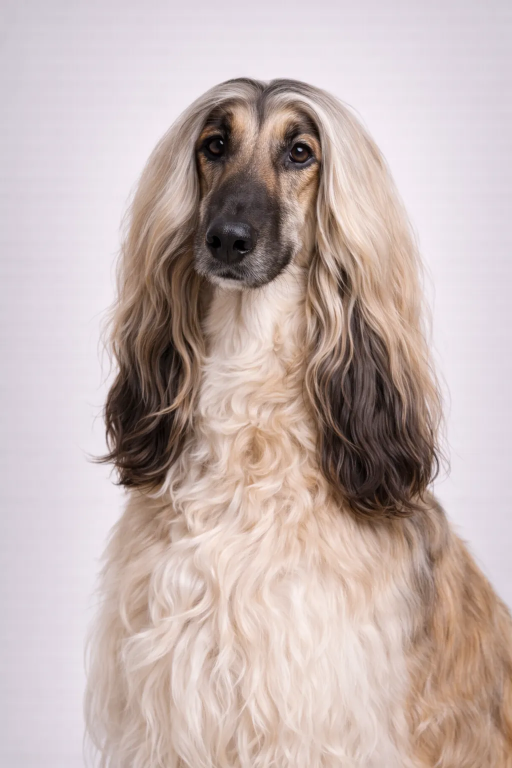
#> input picture images/breeds/afghan-hound.webp, 1024 x 1536 px, found by its file name (shown at 1/2 size); its folder holds only this picture in this run
$ python crop_heads.py
#> lines starting #> are read from the running program, lines starting #| are printed output that depends on the picture
#!/usr/bin/env python3
"""Crop breed images to head shots (top-center square crop)"""

from PIL import Image
import os

INPUT_DIR = os.path.join(os.path.dirname(os.path.abspath(__file__)), "../../dog-breed-guide/images/breeds")
OUTPUT_DIR = os.path.join(os.path.dirname(os.path.abspath(__file__)), "../../dog-breed-guide/images/heads")

os.makedirs(OUTPUT_DIR, exist_ok=True)

count = 0
for img_file in sorted(os.listdir(INPUT_DIR)):
    if not img_file.endswith(('.webp', '.png', '.jpg', '.jpeg')):
        continue

    img_path = os.path.join(INPUT_DIR, img_file)
    img = Image.open(img_path)
#> img is the input picture: PIL image 1024x1536 RGB; mean R, G, B 196.4, 179.8, 176.6
    w, h = img.size
#> w = 1024; h = 1536

    # Square crop from top-center (captures head)
    # Use 70% of width as the crop size, focused on top
    size = int(min(w, h * 0.75))
#> size = 1024
    left = (w - size) // 2
#> left = 0
    top = 0

    img_cropped = img.crop((left, top, left + size, top + size))
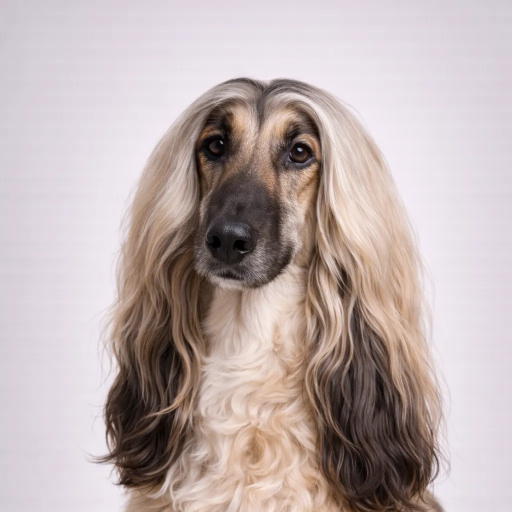
#> img_cropped: PIL image 1024x1024 RGB (shown at 1/2 size); mean R, G, B 189.3, 174.9, 174.1

    # Resize to consistent 400x400
    img_cropped = img_cropped.resize((400, 400), Image.LANCZOS)
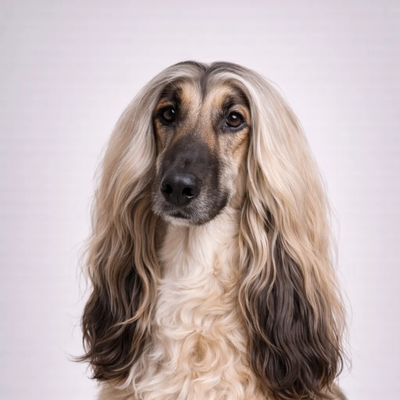
#> img_cropped: PIL image 400x400 RGB; mean R, G, B 189.3, 174.9, 174.1

    # Save as webp for consistency
    base_name = os.path.splitext(img_file)[0]
    output_path = os.path.join(OUTPUT_DIR, f"{base_name}.webp")
    img_cropped.save(output_path, 'WEBP', quality=85)
    print(f"✓ {base_name}.webp")
    count += 1

print(f"\nDone! Cropped {count} images to {OUTPUT_DIR}/")

$ run again, on images/breeds/american-eskimo-dog.webp
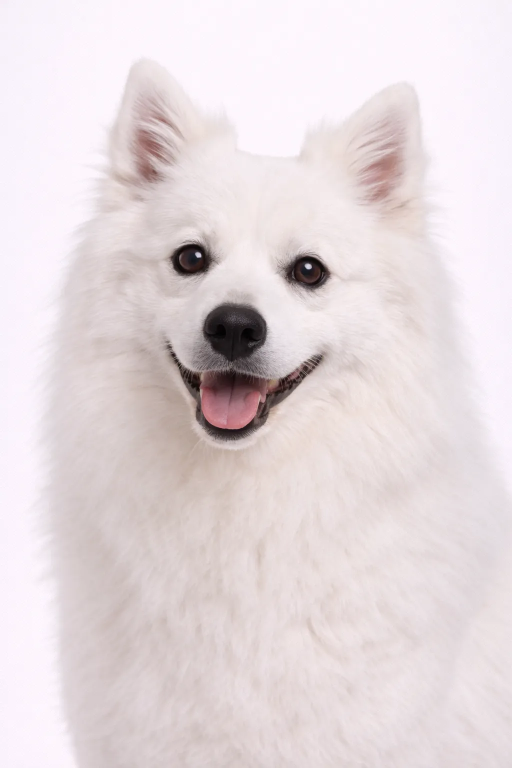
#> input picture images/breeds/american-eskimo-dog.webp, 1024 x 1536 px, found by its file name (shown at 1/2 size)
#> img is the input picture: PIL image 1024x1536 RGB; mean R, G, B 228, 217.4, 219.9
#> `img_cropped = img.crop((left, top, left + size, top + size))`:
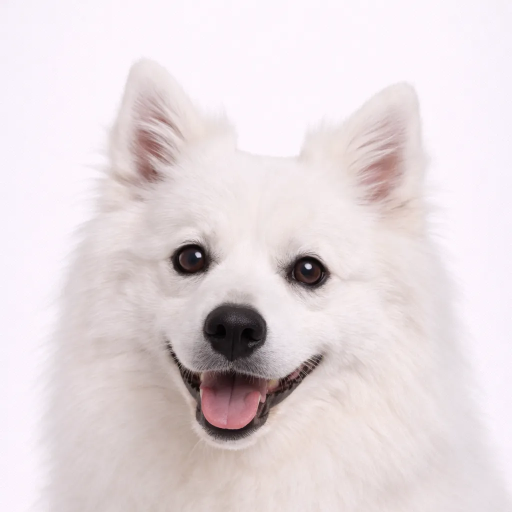
#> img_cropped: PIL image 1024x1024 RGB (shown at 1/2 size); mean R, G, B 228.2, 217.8, 220.7
#> `img_cropped = img_cropped.resize((400, 400), Image.LANCZOS)`:
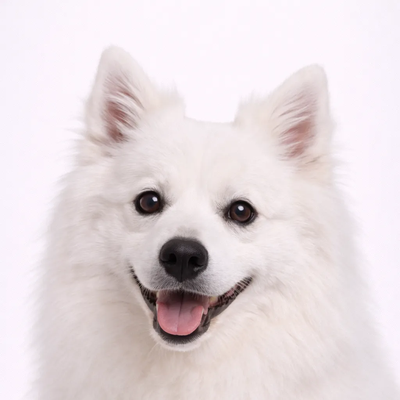
#> img_cropped: PIL image 400x400 RGB; mean R, G, B 228.2, 217.8, 220.7

$ run again, on images/breeds/american-water-spaniel.webp
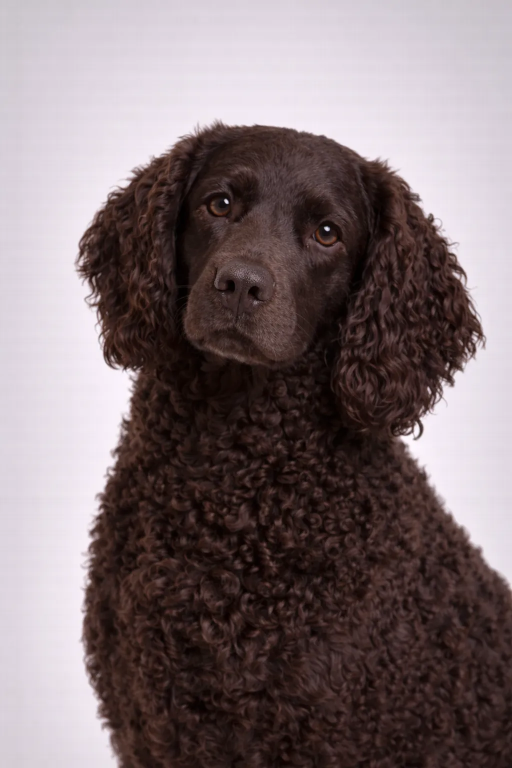
#> input picture images/breeds/american-water-spaniel.webp, 1024 x 1536 px, found by its file name (shown at 1/2 size)
#> img is the input picture: PIL image 1024x1536 RGB; mean R, G, B 125.7, 111.9, 114.2
#> `img_cropped = img.crop((left, top, left + size, top + size))`:
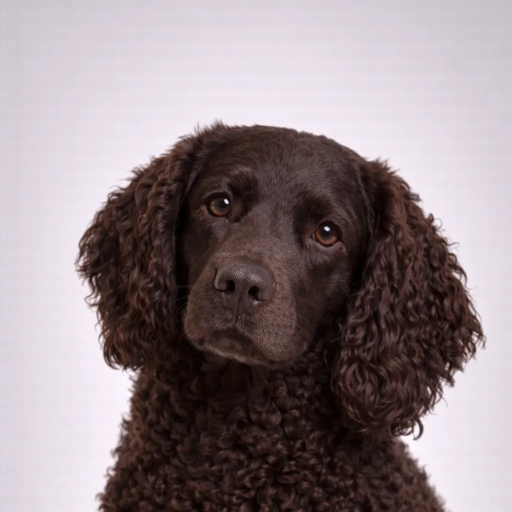
#> img_cropped: PIL image 1024x1024 RGB (shown at 1/2 size); mean R, G, B 145.6, 133.1, 136.6
#> `img_cropped = img_cropped.resize((400, 400), Image.LANCZOS)`:
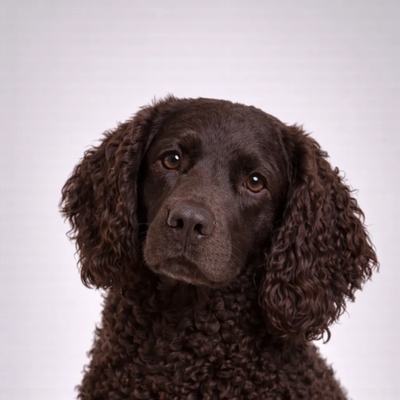
#> img_cropped: PIL image 400x400 RGB; mean R, G, B 145.6, 133.1, 136.6
